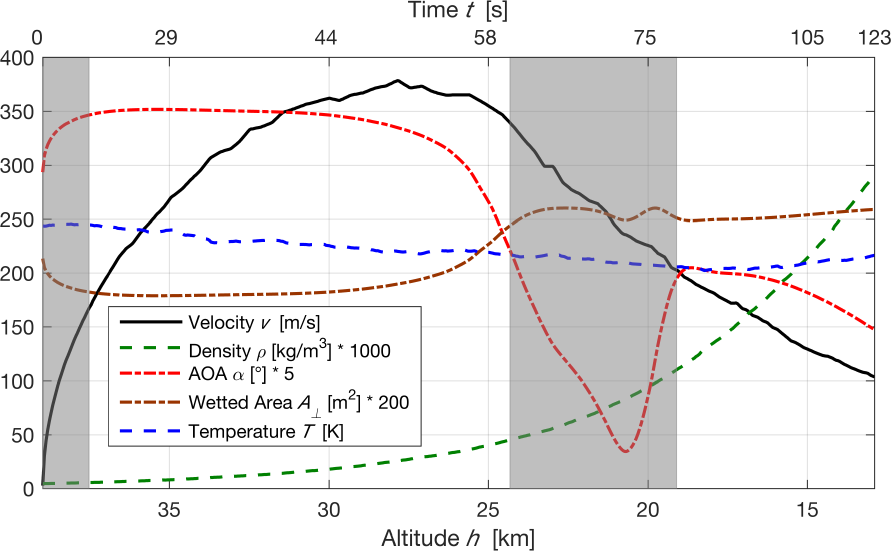
#> input picture data/stratos_fig1_source.png, 1782 x 1102 px (shown at 1/2 size)
$ python digitize_stratos.py
#> lines starting #> are read from the running program, lines starting #| are printed output that depends on the picture; after the words box and inside, x2 and y2 are one past the last pixel; in counts of white or black regions, pixels touching at a corner belong together; long printed decimals are rounded
"""Extract real black-line pixels from Guerster & Walter (2017), Fig. 1.

Guide knots select a corridor only; output values always come from image pixels.
No trajectory model, smoothing fit or synthetic observation is used.
"""
from pathlib import Path
import hashlib
import json
import csv
import numpy as np
from PIL import Image, ImageDraw

ROOT = Path(__file__).resolve().parent
SOURCE = ROOT / 'stratos_fig1_source.png'
# Observed printed tick centres in the 1782 x 1102 embedded source image.
XTICKS = [338., 658., 976., 1296., 1614.]
HTICKS_KM = [35., 30., 25., 20., 15.]
Y_ZERO, Y_400 = 977., 114.
# Pixel guides, not data: corridor isolates the solid speed trace from other traces.
GUIDES = np.array([[98,840],[120,752],[178,610],[250,495],[338,397],
                   [420,316],[500,260],[580,220],[658,196],[730,179],
                   [796,161],[845,174],[900,190],[938,190],[1005,229],
                   [1050,282],[1088,332],[1105,333],[1128,365],
                   [1180,400],[1200,407],[1240,454],[1296,490],
                   [1330,514],[1370,557],[1450,604],[1530,650],
                   [1614,698],[1680,726],[1744,752]], dtype=float)


def main():
    im = Image.open(SOURCE).convert('RGB')
#> im is the input picture: PIL image 1782x1102 RGB; mean R, G, B 234.4, 233.1, 233.2
    rgb = np.asarray(im).astype(float)
    assert im.size == (1782, 1102)
    hslope, hintercept = np.polyfit(XTICKS, HTICKS_KM, 1)
    mask = (np.max(rgb, axis=2) - np.min(rgb, axis=2) < 12) & (np.max(rgb, axis=2) < 120)
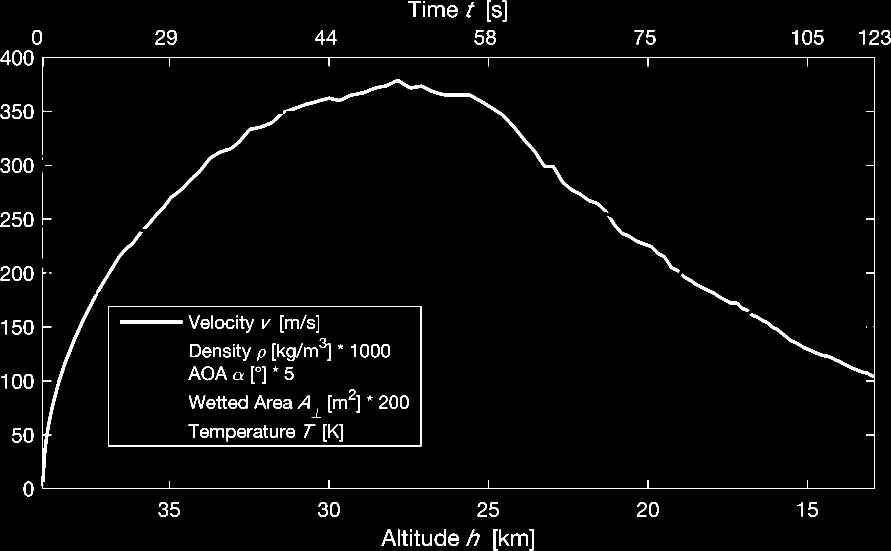
#> mask: shape (1102, 1782) bool (shown at 1/2 size); 2.8% white; 165 white regions (7 under 20 px), largest, box (x1, y1, x2, y2) and area: (82, 114, 1750, 978) 14727, (567, 158, 1217, 425) 4651, (216, 612, 843, 893) 3615
    rows = []
    occluded_columns = []
    overlay = im.copy()
    draw = ImageDraw.Draw(overlay)
    for x in range(100, 1745, 4):
        center = np.interp(x, GUIDES[:,0], GUIDES[:,1])
        lo, hi = int(center-27), int(center+28)
        ys = np.flatnonzero(mask[max(140,lo):min(965,hi),x]) + max(140,lo)
        if not len(ys):
            occluded_columns.append(x)
            continue  # Coloured traces can cover the speed line: no invented fill.
        groups = np.split(ys, np.flatnonzero(np.diff(ys)>1)+1)
        group = min(groups, key=lambda g: abs(np.median(g)-center))
        y = float(np.median(group))
        h = (hslope*x+hintercept)*1000
        v = (Y_ZERO-y)*400/(Y_ZERO-Y_400)
        rows.append(dict(pixel_x=x,pixel_y=y,height_m=h,speed_mps=v,
                         height_reading_halfwidth_m=abs(hslope)*3000,
                         speed_reading_halfwidth_mps=1200/(Y_ZERO-Y_400)))
        draw.ellipse((x-3,y-3,x+3,y+3),outline=(255,0,255),width=2)
#> this loop made 412 passes
#> (group, y, v) on passes 25, 27, 28: ([576, 577, 578, 579, 580, 581, 582, 583, 584, 585], 580.5, 183.8), ([563, 564, 565, 566, 567, 568, 569, 570, 571, 572, 573, 574], 568.5, 189.3), ([556, 557, 558, 559, 560, 561, 562, 563, 564, 565, 566, 567], 561.5, 192.6)
#> after the loop, occluded_columns = [1360]; rows = 411 items
    with (ROOT/'stratos_october_digitized.csv').open('w',newline='',encoding='utf-8') as f:
        writer=csv.DictWriter(f,fieldnames=list(rows[0])); writer.writeheader();writer.writerows(rows)
    (ROOT.parent/'build'/'revision').mkdir(parents=True,exist_ok=True)
    overlay.save(ROOT.parent/'build'/'revision'/'digitization_overlay.png')
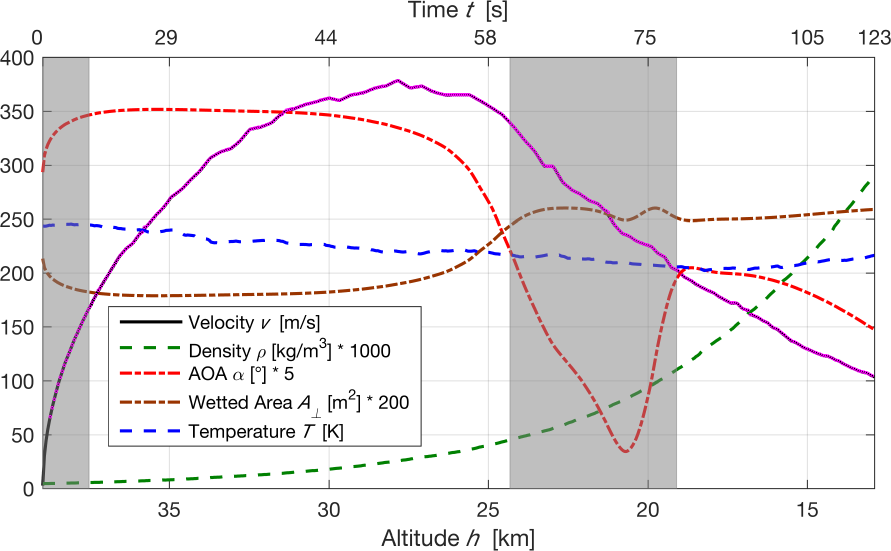
#> saved as digitization_overlay.png: PIL image 1782x1102 RGB (shown at 1/2 size); mean R, G, B 235.4, 232.9, 234.2
    meta={'source':'Guerster & Walter 2017 Fig.1, PDF page 7',
          'doi':'10.1371/journal.pone.0187798','source_image_sha256':hashlib.sha256(SOURCE.read_bytes()).hexdigest(),
          'extraction':'embedded image xref142 from local file.pdf; grayscale black-line centre within manually inspected corridor',
          'image_size':list(im.size),'x_ticks_px':XTICKS,'h_ticks_km':HTICKS_KM,
          'h_km_per_pixel':float(hslope),'h_km_intercept':float(hintercept),
          'y_zero_px':Y_ZERO,'y_400_px':Y_400,'reading_halfwidth_px':3,
          'uncertainty_note':'Pixel halfwidth is reading resolution, not statistical confidence or instrument accuracy. Paper section IV estimates velocity digitization error about 5%.',
          'guide_pixel_knots':GUIDES.tolist(),'n_points':len(rows),
          'height_range_m':[rows[-1]['height_m'],rows[0]['height_m']],
          'source_conflict':'Peak speed height 28833m in 2017 paper; 27833m in summit report. Keep 2017 value for same-source comparison.',
          'occluded_columns_skipped':occluded_columns,'calibration_use':False}
    (ROOT/'stratos_october_digitization.json').write_text(json.dumps(meta,indent=2,ensure_ascii=False),encoding='utf-8')
    print(json.dumps({k:meta[k] for k in ['n_points','height_range_m']},ensure_ascii=False))
#| {"n_points": 411, "height_range_m": [12968.666, 38736.661]}

if __name__=='__main__': main()
